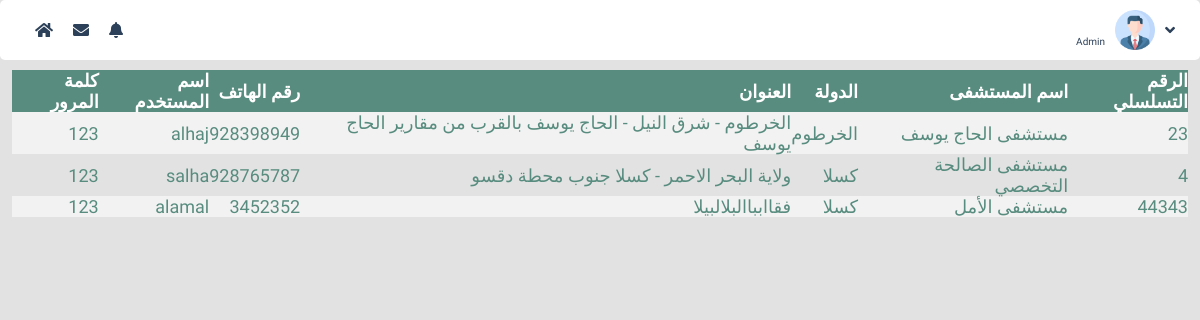
Before: /admin/selectHospital.php with the older database file.
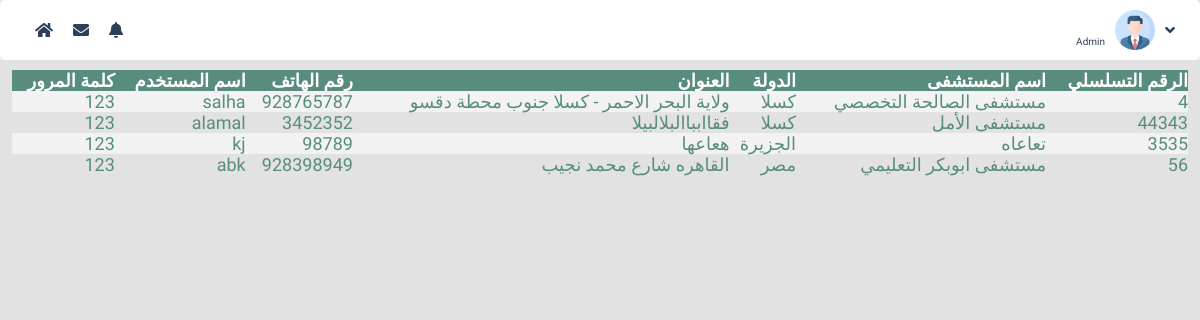
After: the same page with the newer database file.
### tables this page shows
CREATE TABLE IF NOT EXISTS `hospital` (
  `hospitalname` varchar(100) NOT NULL,
  `hospitalid` int(10) NOT NULL,
  `state` varchar(100) NOT NULL,
  `address` varchar(100) NOT NULL,
  `phone` varchar(15) NOT NULL,
  `username` varchar(50) NOT NULL,
  `password` varchar(50) NOT NULL,
  PRIMARY KEY (`hospitalid`),
  UNIQUE KEY `username` (`username`)
);

### admin/selectHospital.php (the view, shortened to what this page needs)
<?php
    include_once "connection.php";
?>
<!DOCTYPE html>
<html>
    <head>
        <link rel="stylesheet" href="https://cdnjs.cloudflare.com/ajax/libs/font-awesome/5.15.1/css/all.min.css" />
        <link rel="stylesheet" href="addstyle.css">
        <link rel="stylesheet" href="../css/admin.css">
    </head>
    <body>
    <div class="wrapper">
        <div class="admin-navbar">
            <div class="left">
                <ul>
                <li><a href="admin.php"><i class="fas fa-home"></i></a></li>
                <li><a href="#"><i class="fas fa-envelope"></i></a></li>
                <li><a href="#"><i class="fas fa-bell"></i></a></li>
                </ul>
            </div>
            <div class="right">
                <ul>
                <li><a href="#">
                    <p><?php  echo $_SESSION['loginUser'];?><br><span>Admin</span></p>
                    <img src="../img/profile.png" width="40">
                    <i class="fas fa-angle-down"></i>
                </a>
                </li>
                </ul>
            </div>
        </div>
    </div>
    <center>
        <div class="formStyle">
            <div class="dataTable">
                <table>
                    <tr>
                        <th>كلمة المرور</th>
                        <th>اسم المستخدم</th>
                        <th>رقم الهاتف</th>
                        <th>العنوان</th>
                        <th>الدولة</th>
                        <th>اسم المستشفى</th>
                        <th>الرقم التسلسلي</th>
                    </tr>
                    <?php
                        $sql = "select * from hospital";
                        $result = $connect->query($sql);
                        if($result->num_rows > 0){
                            while ($row = $result-> fetch_assoc()){
                                echo "<tr><td>". $row['password'] ."</td><td>". $row['username'] ."</td><td>". $row['phone'] ."</td><td>". $row['address'] ."</td><td>". $row['state'] ."</td><td>". $row['hospitalname'] ."</td><td>". $row['hospitalid'] ."</td></tr>";
                            }
                            echo "</table>";
                        }else{
                            echo "نتائج 0";
                        }
                    ?>
            </div>
        </div>
    </body>
</html>

### admin/addstyle.css (style rules this page uses)
* { margin: 0; padding: 0; box-sizing: border-box; font-family: 'Tajawal', sans-serif; }
.formStyle { width: 100%; padding-top:70px; }

### css/admin.css (style rules this page uses)
* { list-style: none; text-decoration: none; margin: 0; padding: 0; box-sizing: border-box; font-family: 'Tajawal', sans-serif; }
body { background: #e2e2e2; }
.wrapper { position: absolute; width: 100%; }
.wrapper .admin-navbar { background: #fff; display: flex; justify-content: space-between; padding: 10px 25px; border-radius: 5px; }
.wrapper .admin-navbar a { color: #2c4059; }
.wrapper .admin-navbar .left ul, .wrapper .admin-navbar .right ul li a { display: flex; height: 40px; align-items: center; }
.wrapper .admin-navbar .left ul li, .wrapper .admin-navbar .right img { margin: 0 10px; }
.wrapper .admin-navbar .right a { text-align: right; }
.wrapper .admin-navbar .right a span { font-size: 10px; }
.wrapper .admin-navbar .right ul li { position: relative; }
a { text-decoration: none; color: white; }

### admin/selectHospital.php (style rules this page uses)
table { border-collapse: collapse; width: 98%; color: #588c7e; font-size: 18px; text-align: right; }
th { background-color: #588c7e; color: white; }
tr:nth-child(even) { background-color: #f2f2f2; }

Changed rows visible on the page:
removed hospital: password "123", username "alhaj", phone "928398949", address "الخرطوم - شرق النيل - الحاج يوسف بالقرب من مقارير الحاج يوسف", state "الخرطوم", hospitalname "مستشفى الحاج يوسف", hospitalid "23"
added hospital: password "123", username "kj", phone "98789", address "هعاعها", state "الجزيرة", hospitalname "تعاعاه", hospitalid "3535"
added hospital: password "123", username "abk", phone "928398949", address "القاهره شارع محمد نجيب", state "مصر", hospitalname "مستشفى ابوبكر التعليمي", hospitalid "56"
